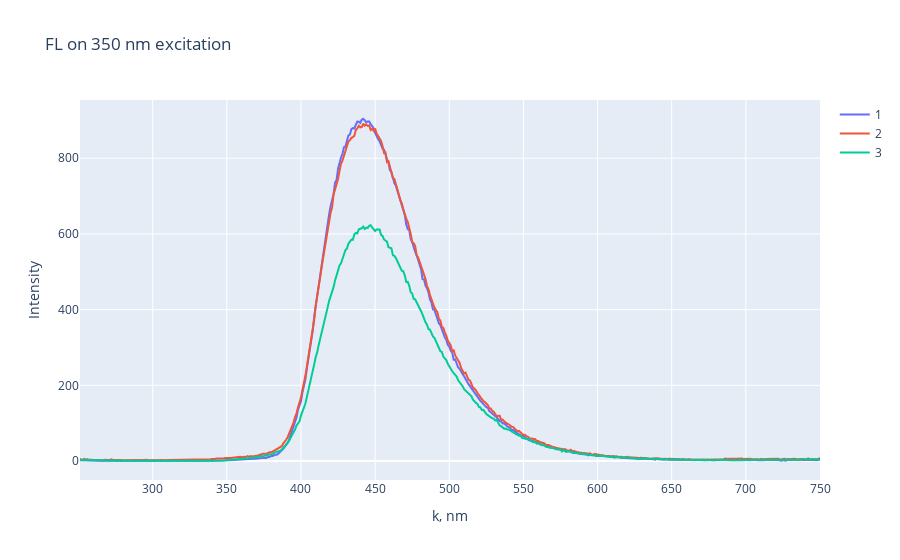

Write notebook code for a chart like this one.
### Code cell
plotly_multi_scatter([(l_wavelenth, x.loc[x.index[0]].values),
                      (l_wavelenth, x.loc[x.index[1]].values),
                      (l_wavelenth, x.loc[x.index[3]].values)], 
                     main_title="FL on 350 nm excitation", x_title="k, nm", y_title="Intensity")

### Figure 1 — Plotly figure (JSON) as saved in the notebook; plotly's stock layout.template omitted (floating-point values rounded to 4 significant figures; data arrays with more than 128 entries replaced by an {"elided": "..."} marker saying what was removed)
{"data": [{"name": "1", "type": "scatter", "x": {"elided": "500 int values"}, "y": {"elided": "500 float values"}}, {"name": "2", "type": "scatter", "x": {"elided": "500 int values"}, "y": {"elided": "500 float values"}}, {"name": "3", "type": "scatter", "x": {"elided": "500 int values"}, "y": {"elided": "500 float values"}}], "layout": {"title": {"text": "FL on 350 nm excitation"}, "xaxis": {"title": {"text": "k, nm"}}, "yaxis": {"title": {"text": "Intensity"}}}}
